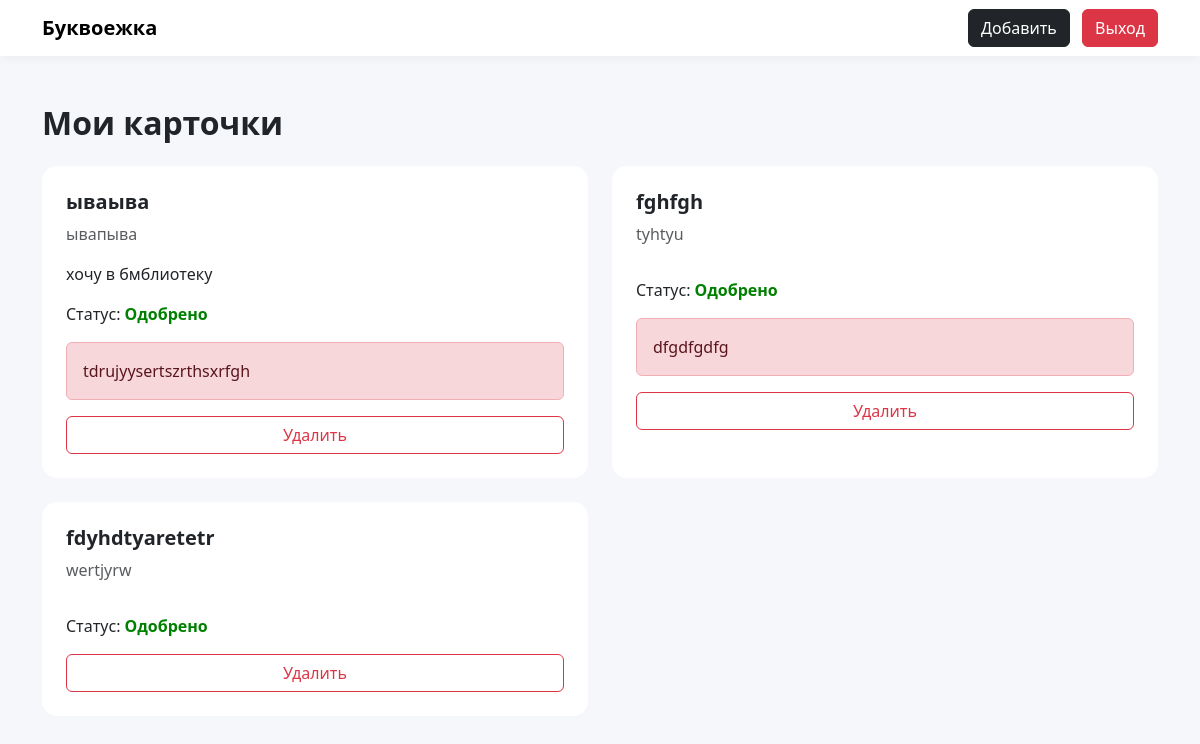
Page /cards.php (signed in) on the committed database.
### tables this page shows
CREATE TABLE `cards` (
  `id` int(11) NOT NULL,
  `user_id` int(11) NOT NULL,
  `author` varchar(255) NOT NULL,
  `book_name` varchar(255) NOT NULL,
  `card_type` varchar(50) NOT NULL,
  `publisher` varchar(255) NOT NULL,
  `publisher_year` varchar(50) NOT NULL,
  `cover_type` varchar(100) NOT NULL,
  `book_state` varchar(100) NOT NULL,
  `status` varchar(50) NOT NULL DEFAULT 'pending',
  `reject_reason` text NOT NULL,
  `created_at` varchar(100) NOT NULL DEFAULT current_timestamp()
);

### cards.php (the view, shortened to what this page needs)
<?php
include "db.php";
$user_id = $_SESSION['user']['id'];
$cards = mysqli_query($conn,
"SELECT * FROM cards WHERE user_id='$user_id'");
?>
<!DOCTYPE html>
<html>
<head>
    <link href="https://cdn.jsdelivr.net/npm/bootstrap@5.3.3/dist/css/bootstrap.min.css" rel="stylesheet">
    <link rel="stylesheet" href="style.css">
</head>
<body>
<nav class="navbar navbar-expand-lg bg-white">
    <div class="container">
        <a class="navbar-brand fw-bold">
            Буквоежка
        </a>
        <div>
            <a href="add_card.php"
            class="btn btn-dark me-2">
                Добавить
            </a>
            <a href="logout.php"
            class="btn btn-danger">
                Выход
            </a>
        </div>
    </div>
</nav>
<div class="container py-5">
    <h2 class="fw-bold mb-4">
        Мои карточки
    </h2>
    <div class="row">
        <?php while($card = mysqli_fetch_assoc($cards)): ?>
            <div class="col-md-6 mb-4">
                <div class="card book-card p-4 h-100">
                    <h5 class="fw-bold">
                        <?php echo $card['book_name']; ?>
                    </h5>
                    <p class="text-muted">
                        <?php echo $card['author']; ?>
                    </p>
                    <p>
                        <?php echo $card['card_type']; ?>
                    </p>
                    <p>
                        Статус:
                        <?php if($card['status'] == 'approved'): ?>
                            <span class="status-approved">
                                Одобрено
                            </span>
                        <?php elseif($card['status'] == 'pending'): ?>
                            <span class="status-pending">
                                На рассмотрении
                            </span>
                        <?php else: ?>
                            <span class="status-rejected">
                                Отклонено
                            </span>
                        <?php endif; ?>
                    </p>
                    <?php if($card['reject_reason']): ?>
                        <div class="alert alert-danger">
                            <?php echo $card['reject_reason']; ?>
                        </div>
                    <?php endif; ?>
                    <a href="delete_card.php?id=<?php echo $card['id']; ?>"
                    class="btn btn-outline-danger">
                        Удалить
                    </a>
                </div>
            </div>
        <?php endwhile; ?>
    </div>
</div>
</body>
</html>

### style.css (style rules this page uses)
body { background: #f5f7fb; min-height: 100vh; }
.navbar { box-shadow: 0 2px 10px rgba(0,0,0,0.05); }
.book-card { border: none; border-radius: 15px; transition: 0.2s; }
.status-approved { color: green; font-weight: bold; }

### rows in the picture
cards: book_name "ываыва", author "ывапыва", card_type "хочу в бмблиотеку", status "Одобрено", reject_reason "tdrujyysertszrthsxrfgh"
cards: book_name "fghfgh", author "tyhtyu", status "Одобрено", reject_reason "dfgdfgdfg"
cards: book_name "fdyhdtyaretetr", author "wertjyrw", status "Одобрено"
